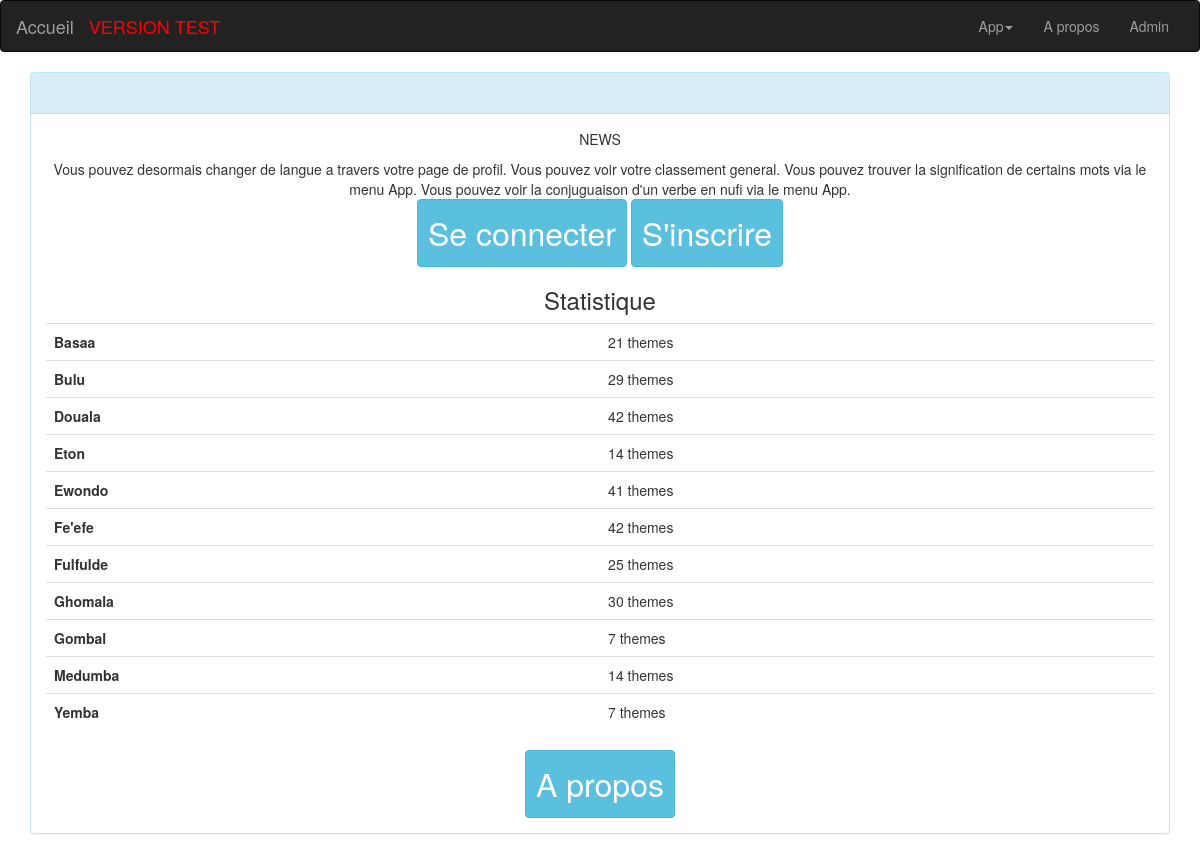
Screenshot of /quizz/ with the database file from the repository.
### quizz/models.py (models this page shows, shortened)
class Language(models.Model):
	name = models.CharField(max_length=50, unique=True)

### quizz/views.py (the view)
# urls.py: path('', views.index_view, name='index'),
def index_view(request, tag='theme'):
	user = request.user
	if user.is_authenticated:
		data_user = get_object_or_404(DataUser, user=user)
	languages = Language.objects.all()
	return render(request, 'quizz/home.html', locals())

### quizz/templates/quizz/home.html (shortened to what this page needs)
{% extends 'quizz/base.html' %}
{% block contains %}
	<section class="container">
		<section class="row">
			<div class="col-md-12">
				<div class="panel panel-info">
					<div class="panel-heading">
					</div>
					<div class="panel-body">
						<center>
							<p>NEWS</p>
							<MARQUEE>
								Vous pouvez desormais changer de langue a travers votre page de profil.
								Vous pouvez voir votre classement general.
								Vous pouvez trouver la signification de certains mots via le menu App.
								Vous pouvez voir la conjuguaison d'un verbe en nufi via le menu App.
							</MARQUEE>
							{% if not request.user.is_authenticated %}
								<a href="{% url 'login' %}"><button class="btn btn-info" style="padding: 10px; font-size: 32px;">Se connecter</button></a>
								<a href="{% url 'signin' %}"><button class="btn btn-info" style="padding: 10px; font-size: 32px;">S'inscrire</button></a>
							{% else %}
								<a href="{% url 'choose_theme' %}"><button class="btn btn-info" style="padding: 10px; font-size: 32px;">Commencer</button></a>
							{% endif %}
							<h3>Statistique</h3>
							<table class="table">
								{% for lang in languages %}
									<tr>
										<th>{{ lang.name|capfirst }}</th>
										<td>{{ lang.theme_set.count }} themes</td>
									</tr>
								{% endfor %}
							</table>
							<a href="{% url 'about' %}"><button class="btn btn-info" style="padding: 10px; font-size: 32px;">A propos</button></a>
						</center>
					</div>
				</div>
			</div>
		</section>
	</section>
{% endblock %}

### quizz/templates/quizz/base.html (shortened to what this page needs)
{% load static %}
<!DOCTYPE html>
<html lang="en">
	<head>
		<link rel="stylesheet" href="{% static 'quizz/bootstrap/css/bootstrap.min.css' %}">
		<link rel="stylesheet" href="{% static 'quizz/bootstrap/fonts/font-awesome.min.css' %}">
		<link rel="stylesheet" href="{% static 'quizz/bootstrap/css/brad.css' %}">
	</head>
	<body>
		<nav class="navbar navbar-inverse">
			<div class="container-fluid">
				<div class="navbar-header">
					<a class="navbar-brand" href="{% url 'home' %}">
						Accueil
					</a>
					<a class="navbar-brand" style="color: red;" href="{% url 'about' %}">
						VERSION TEST
					</a>
				</div>
				<div class="collapse navbar-collapse" id="navbar">
					<ul class="nav navbar-nav navbar-right">
						<li class="dropdown">
							<a href="#" class="dropdown-toggle" data-toggle="dropdown" role="button" aria-haspopup="true"aria-expanded="false">App<span class="caret"></span></a>
						</li>
						<li class="dropdown">
								<a href="{% url 'about' %}">A propos</a>
						</li>
						<li class="dropdown">
							{% if request.user.is_authenticated %}
								<a href="{% url 'logout' %}">Se déconnecter</a>
							{% else %}
								<a href="/admin">Admin</a>
							{% endif %}
						</li>
				</div>
			</div>
		</nav>
		{% block contains %}
		{% endblock %}
	</body>
</html>

### rows the page displays
Language: name "Basaa", theme_set.count "21"
Language: name "Bulu", theme_set.count "29"
Language: name "Douala", theme_set.count "42"
Language: name "Eton", theme_set.count "14"
Language: name "Ewondo", theme_set.count "41"
Language: name "Fe'efe", theme_set.count "42"
Language: name "Fulfulde", theme_set.count "25"
Language: name "Ghomala", theme_set.count "30"
Language: name "Gombal", theme_set.count "7"
Language: name "Medumba", theme_set.count "14"
Language: name "Yemba", theme_set.count "7"
